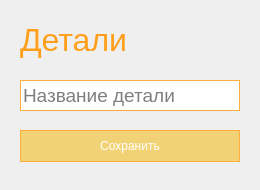
<?xml version="1.0" encoding="UTF-8"?>
<ui version="4.0">
 <class>Dialog</class>
 <widget class="QDialog" name="Dialog">
  <property name="geometry">
   <rect>
    <x>0</x>
    <y>0</y>
    <width>260</width>
    <height>190</height>
   </rect>
  </property>
  <property name="minimumSize">
   <size>
    <width>260</width>
    <height>190</height>
   </size>
  </property>
  <property name="maximumSize">
   <size>
    <width>260</width>
    <height>190</height>
   </size>
  </property>
  <property name="windowTitle">
   <string>Детали</string>
  </property>
  <property name="styleSheet">
   <string notr="true"/>
  </property>
  <widget class="QWidget" name="widget" native="true">
   <property name="geometry">
    <rect>
     <x>10</x>
     <y>10</y>
     <width>240</width>
     <height>170</height>
    </rect>
   </property>
   <property name="styleSheet">
    <string notr="true">QLabel{
	color: #ff9f1b;
}

QLineEdit{
	border: 1px solid #ffad3d;
}

QPushButton{
	color:white;
	background-color: #f1d275;
	border: 1px solid #ffad3d;
	height: 30px;
}

QPushButton:pressed{
	background-color: #ff9d16;
	font-weight: bold;
}

QPushButton:hover{
	background-color: #ff9d16;
}

QTableView{
	border: 1px solid #ffad3d;
}

QTableView::section{
	background-color: #f1d275;
	color: white;
	border: 1px solid #ffad3d;
	font-size: 14pt;
}

QTableView::item{
	border: 1px solid #ffad3d;
	color: #ffa120;
}

QTableView::item:selected{
	font-weight: bold;
}</string>
   </property>
   <widget class="QLineEdit" name="fill_detail">
    <property name="geometry">
     <rect>
      <x>10</x>
      <y>70</y>
      <width>220</width>
      <height>31</height>
     </rect>
    </property>
    <property name="font">
     <font>
      <pointsize>14</pointsize>
     </font>
    </property>
    <property name="text">
     <string/>
    </property>
    <property name="dragEnabled">
     <bool>false</bool>
    </property>
    <property name="placeholderText">
     <string>Название детали</string>
    </property>
   </widget>
   <widget class="QLabel" name="details">
    <property name="geometry">
     <rect>
      <x>10</x>
      <y>10</y>
      <width>220</width>
      <height>40</height>
     </rect>
    </property>
    <property name="font">
     <font>
      <pointsize>24</pointsize>
     </font>
    </property>
    <property name="layoutDirection">
     <enum>Qt::LeftToRight</enum>
    </property>
    <property name="text">
     <string>Детали</string>
    </property>
   </widget>
   <widget class="QPushButton" name="save_detail">
    <property name="geometry">
     <rect>
      <x>10</x>
      <y>120</y>
      <width>220</width>
      <height>32</height>
     </rect>
    </property>
    <property name="text">
     <string>Сохранить</string>
    </property>
   </widget>
  </widget>
 </widget>
 <resources/>
 <connections/>
</ui>
